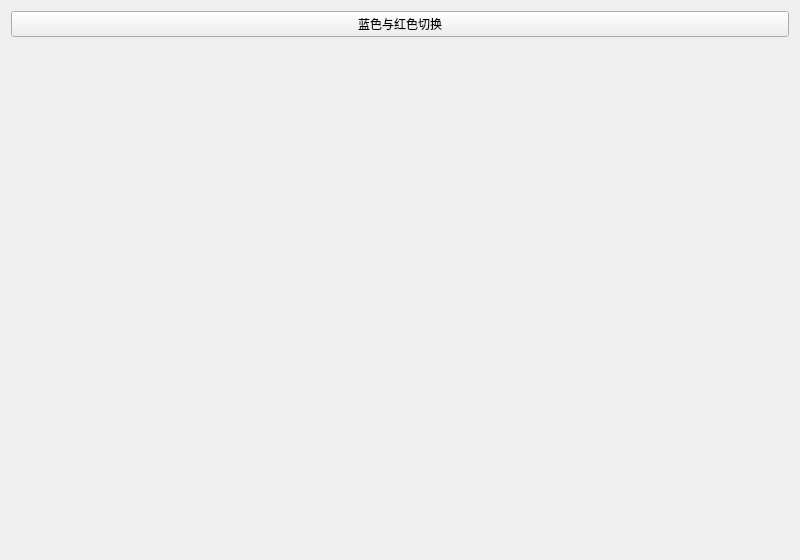
<?xml version="1.0" encoding="UTF-8"?>
<ui version="4.0">
 <class>Widget</class>
 <widget class="QWidget" name="Widget">
  <property name="geometry">
   <rect>
    <x>0</x>
    <y>0</y>
    <width>800</width>
    <height>560</height>
   </rect>
  </property>
  <property name="windowTitle">
   <string>状态驱动的交互绘图</string>
  </property>
  <layout class="QVBoxLayout" name="verticalLayout">
   <item>
    <widget class="QPushButton" name="toggleButton">
     <property name="text">
      <string>蓝色与红色切换</string>
     </property>
    </widget>
   </item>
   <item>
    <widget class="DrawingArea" name="drawingArea" />
   </item>
  </layout>
 </widget>
 <customwidgets>
  <customwidget>
   <class>DrawingArea</class>
   <extends>QWidget</extends>
   <header>drawingarea.h</header>
   <container>1</container>
  </customwidget>
 </customwidgets>
 <resources />
 <connections />
</ui>
